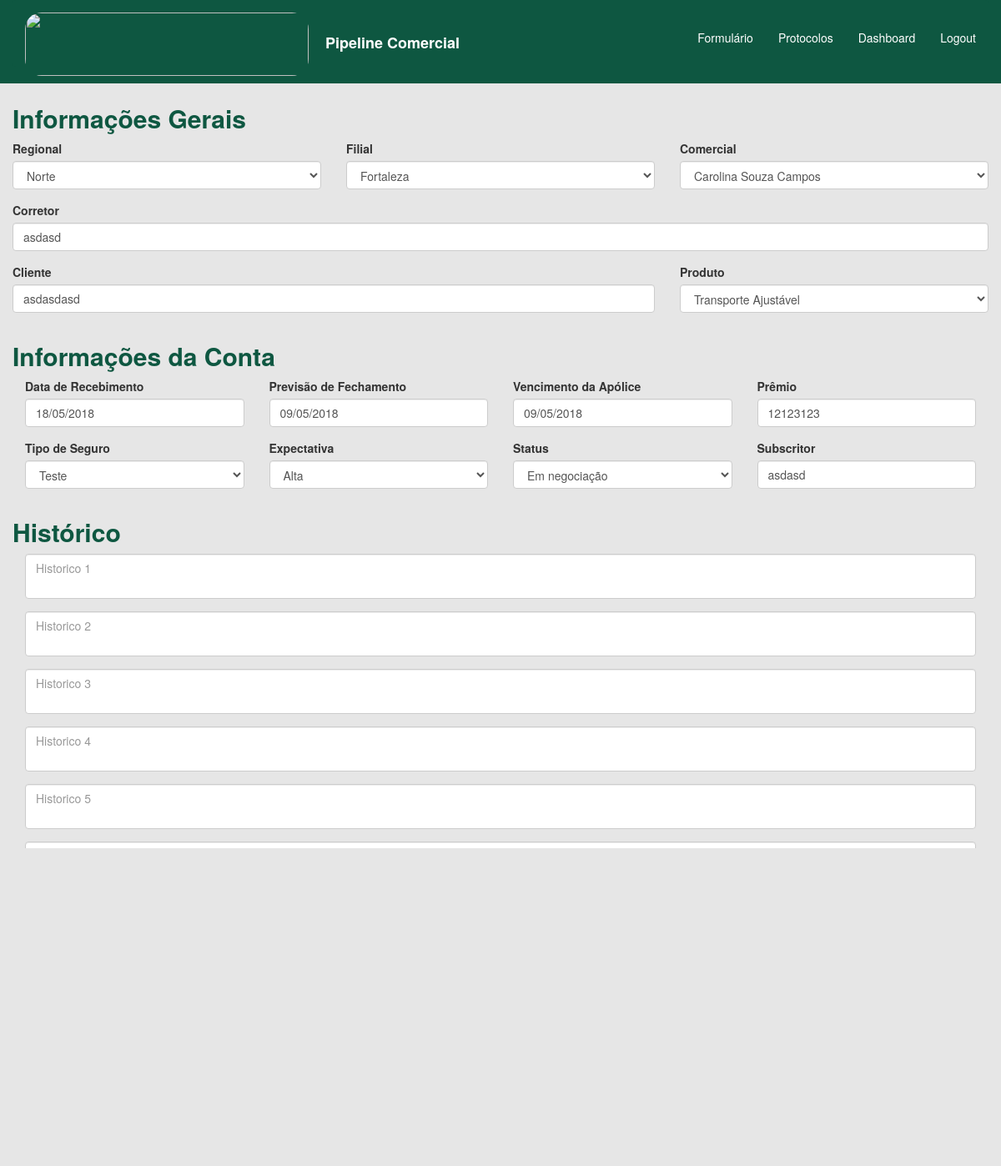
/home/5/, run on the app's committed database.
### home/models.py (models this page shows)
class Regional(models.Model):
    regional = models.CharField(max_length=200)
    def __str__(self):
        return self.regional

class Filial(models.Model):
    filial = models.CharField(max_length=200)
    def __str__(self):
        return self.filial

class Comercial(models.Model):
    comercial = models.CharField(max_length=200)
    def __str__(self):
        return self.comercial

class Protocolos(models.Model):
    regional = models.ForeignKey(Regional, on_delete=models.CASCADE)
    filial = models.ForeignKey(Filial, on_delete=models.CASCADE)
    comercial = models.ForeignKey(Comercial, on_delete=models.CASCADE)
    corretor = models.CharField(max_length=250)
    primeira_cotacao = models.BooleanField()
    produto = models.ForeignKey(Produto, on_delete=models.CASCADE)
    cliente = models.CharField(max_length=250)
    premio = models.IntegerField()
    ultima_alteracao = models.DateField(auto_now=True)
    recebimento = models.DateField()
    vencimento = models.DateField()
    fechamento = models.DateField()
    tipo_de_seguro = models.ForeignKey(TipodeSeguro, on_delete=models.CASCADE)
    expectativa = models.ForeignKey(Expectativa, on_delete=models.CASCADE)
    status = models.ForeignKey(Status, on_delete=models.CASCADE)
    subscritor = models.CharField(max_length=250)
    motivo_perda = models.ForeignKey(MotivoPerda, on_delete=models.CASCADE, null=True, blank=True)
    comentario_perda = models.CharField(max_length=250, null=True, blank=True)
    historico_1 = models.CharField(max_length=4000, null=True, blank=True)
    historico_2 = models.CharField(max_length=4000, null=True, blank=True)
    historico_3 = models.CharField(max_length=4000, null=True, blank=True)
    historico_4 = models.CharField(max_length=4000, null=True, blank=True)
    historico_5 = models.CharField(max_length=4000, null=True, blank=True)
    historico_6 = models.CharField(max_length=4000, null=True, blank=True)
    historico_7 = models.CharField(max_length=4000, null=True, blank=True)
    historico_8 = models.CharField(max_length=4000, null=True, blank=True)
    historico_9 = models.CharField(max_length=4000, null=True, blank=True)
    historico_10 = models.CharField(max_length=4000, null=True, blank=True)

class Produto(models.Model):
    produto = models.CharField(max_length=200)
    def __str__(self):
        return self.produto

class Expectativa(models.Model):
    expectativa = models.CharField(max_length=200)
    def __str__(self):
        return self.expectativa

class Status(models.Model):
    status = models.CharField(max_length=200)
    def __str__(self):
        return self.status

### home/views.py (the view)
# urls.py: url(r'^(?P<pk>\d+)/$', views.consulta, name='consulta'),
def consulta(request, pk):
    consulta = Protocolos.objects.get(pk=pk)
    form = PipelineComercial(initial={
        'regional': consulta.regional,
        'filial': consulta.filial,
        'comercial': consulta.comercial,
        'corretor': consulta.corretor,
        'cliente': consulta.cliente,
        'produto': consulta.produto,
        'recebimento': consulta.recebimento.strftime('%d/%m/%Y'),
        'fechamento': consulta.fechamento.strftime('%d/%m/%Y'),
        'vencimento': consulta.vencimento.strftime('%d/%m/%Y'),
        'premio': consulta.premio,
        'tipo_de_seguro': consulta.tipo_de_seguro,
        'expectativa': consulta.expectativa,
        'status': consulta.status,
        'subscritor': consulta.subscritor,
        'historico_1': consulta.historico_1,
        'historico_2': consulta.historico_2,
        'historico_3': consulta.historico_3,
        'historico_4': consulta.historico_4,
        'historico_5': consulta.historico_5,
        'historico_6': consulta.historico_6,
        'historico_7': consulta.historico_7,
        'historico_8': consulta.historico_8,
        'historico_9': consulta.historico_9,
        'historico_10': consulta.historico_10,
        })
    return render(request, 'home/home_base.html', {'form': form})

### home/models.py (called while the page is built)
    def __str__(self):
        return self.tipo

### templates/home/home_base.html (shortened to what this page needs)
<!DOCTYPE html>
    <html lang="pt">
        {% block content %}
        <head>
            <link rel="stylesheet" href="https://maxcdn.bootstrapcdn.com/bootstrap/3.3.7/css/bootstrap.css">
            <link rel="stylesheet" href="https://cdnjs.cloudflare.com/ajax/libs/bootstrap-datepicker/1.4.1/css/bootstrap-datepicker3.css"/>
        </head>
        <body>
            <div class="container-fluid" style="background-color: #0e5741">
                <nav class="navbar navbar-default" style="background-color: #0e5741;border-color: #0e5741; border-width: 0px">
                    <div class="container-fluid">
                        {% load static %}
                        <a class="navbar-brand" href="{% url 'home' %}" style="text-decoration: none"><img src="https://www.berkley.com.br/Institucional/img/logo.png" style="display: inline-block;border-radius: 20px" alt="" width="340" height="76"><strong style="color: #ffffff"><p style="display: inline-block;  margin-left:20px">Pipeline Comercial</p></strong></a
                        <div id="navbar" class="navbar-collapse collapse" aria-expanded="false" style="border-width: 0px";>
                            <ul class="nav navbar-nav navbar-right" style="padding-top: 10px">
                                <li class="active">
                                    <a href="{% url 'home' %}" style="background-color: #0e5741"><p style="padding-top: 10px; color: #ffffff">Formulário</p></a>
                                <li class="active">
                                    <a href="{% url 'protocolos' %}" style="background-color: #0e5741"><p style="padding-top: 10px; color: #ffffff">Protocolos</p></a>
                                <li class="active">
                                    <a href="{% url 'protocolos' %}" style="background-color: #0e5741"><p style="padding-top: 10px; color: #ffffff">Dashboard</p></a>
                                <li class="active">
                                    <a href="{% url 'logout' %}" style="background-color: #0e5741"><p style="padding-top: 10px; color: #ffffff">Logout</p></a>
                                </li>
                            </ul>
                        </div>
                    </div>
                    {% include 'home/includes/home_include_form.html' %}
        </body>
        {% endblock %}
    </html>

### templates/home/includes/home_include_form.html (shortened to what this page needs)
{% block content %}
        <div class="row">
            <form method="post" action={% url 'home' %} xmlns="http://www.w3.org/1999/html">
                <div class="col-sm-12" style="background-color: #e6e6e6; padding-top: 5px; padding-bottom: 10px">
                        <div class="col-sm-12">
                            <h2 class="display-1" style="color: #0e5741"> <strong>Informações Gerais</strong> </h2>
                            <div class="row">
                                <div class="col-sm-4">
                                    <div class="form-group">
                                        <label for="">Regional</label>
                                        <div>
                                            {{ form.regional }}
                                        </div>
                                    </div>
                                </div>
                                <div class="col-sm-4">
                                    <div class="form-group">
                                        <label for="">Filial</label>
                                        <div>
                                            {{ form.filial }}
                                        </div>
                                    </div>
                                </div>
                                <div class="col-sm-4">
                                    <div class="form-group">
                                        <label for="">Comercial</label>
                                        <div>
                                            {{ form.comercial }}
                                        </div>
                                    </div>
                                </div>
                            </div>
                            <div class="row">
                                <div class="col-sm-12">
                                    <div class="form-group">
                                        <label for="">Corretor</label>
                                        <div>
                                            {{ form.corretor }}
                                        </div>
                                    </div>
                                </div>
                                <div class="col-sm-8">
                                    <div class="form-group">
                                        <label for="">Cliente</label>
                                        <div>
                                            {{ form.cliente }}
                                        </div>
                                    </div>
                                </div>
                                <div class="col-sm-4">
                                    <div class="form-group">
                                        <label for="">Produto</label>
                                        <div>
                                            {{ form.produto }}
                                        </div>
                                    </div>
                                </div>
                            </div>
                        </div>
                        <div class="col-sm-12">
                            <h2 class="display-1" style="color: #0e5741"> <strong>Informações da Conta</strong> </h2>
                                <div class="col-sm-3">
                                    <div class="form-group">
                                        <label for="">Data de Recebimento</label>
                                        <div>
                                            {{ form.recebimento }}
                                        </div>
                                    </div>
                                </div>
                                <div class="col-sm-3">
                                    <div class="form-group">
                                        <label for="">Previsão de Fechamento</label>
                                        <div>
                                            {{ form.fechamento }}
                                        </div>
                                    </div>
                                </div>
                                <div class="col-sm-3">
                                    <div class="form-group">
                                        <label for="">Vencimento da Apólice</label>
                                        <div>
                                            {{ form.vencimento }}
                                        </div>
                                    </div>
                                </div>
                                <div class="col-sm-3">
                                    <div class="form-group">
                                        <label for="">Prêmio</label>
                                        <div>
                                            {{ form.premio }}
                                        </div>
                                    </div>
                                </div>
                                <div class="col-sm-3">
                                    <div class="form-group">
                                        <label for="">Tipo de Seguro</label>
                                        <div>
                                            {{ form.tipo_de_seguro }}
                                        </div>
                                    </div>
                                </div>
                                <div class="col-sm-3">
                                    <div class="form-group">
                                        <label for="">Expectativa</label>
                                        <div>
                                            {{ form.expectativa }}
                                        </div>
                                    </div>
                                </div>
                                <div class="col-sm-3">
                                    <div class="form-group">
                                        <label for="">Status</label>
                                        <div>
                                            {{ form.status }}
                                        </div>
                                    </div>
                                </div>
                                <div class="col-sm-3">
                                    <div class="form-group">
                                        <label for="">Subscritor</label>
                                        <div>
                                            {{ form.subscritor }}
                                        </div>
                                    </div>
                                </div>
                            </div>
                    <div class="col-sm-12">
                            <h2 class="display-1" style="color: #0e5741"> <strong>Histórico</strong> </h2>
                            <div class="col-sm-12">
                                <div class="form-group">
                                    {{ form.historico_1 }}
                                </div>
                            </div>
                            <div class="col-sm-12">
                                <div class="form-group">
                                    {{ form.historico_2 }}
                                </div>
                            </div>
                            <div class="col-sm-12">
                                <div class="form-group">
                                    {{ form.historico_3 }}
                                </div>
                            </div>
                            <div class="col-sm-12">
                                <div class="form-group">
                                    {{ form.historico_4 }}
                                </div>
                            </div><div class="col-sm-12">
                                <div class="form-group">
                                    {{ form.historico_5 }}
                                </div>
                            </div>
                            <div class="col-sm-12">
                                <div class="form-group">
                                    {{ form.historico_6 }}
                                </div>
                            </div>
                            <div class="col-sm-12">
                                <div class="form-group">
                                    {{ form.historico_7 }}
                                </div>
                            </div>
                            <div class="col-sm-12">
                                <div class="form-group">
                                    {{ form.historico_8 }}
                                </div>
                            </div>
                            <div class="col-sm-12">
                                <div class="form-group">
                                    {{ form.historico_9 }}
                                </div>
                            </div>
                            <div class="col-sm-12">
                                <div class="form-group">
                                    {{ form.historico_10 }}
                                </div>
                            </div>
                    </div>
                    <div class="row">
                        <div class="col-sm-12">
                            <input type="submit" name="salvar" style="background-color: #ff9900" class="btn btn-outline-secondary btn-block" value="Salvar"/>
                        </div>
                    </div>
                </div>
            </form>
        </div>
{% endblock %}

### data on the page
Regional: regional "Norte"
Filial: filial "Fortaleza"
Comercial: comercial "Carolina Souza Campos"
Protocolos: corretor "asdasd", cliente "asdasdasd", recebimento "18/05/2018", fechamento "09/05/2018", vencimento "09/05/2018", premio "12123123", tipo_de_seguro "Teste", subscritor "asdasd"
Produto: produto "Transporte Ajustável"
Expectativa: expectativa "Alta"
Status: status "Em negociação"
